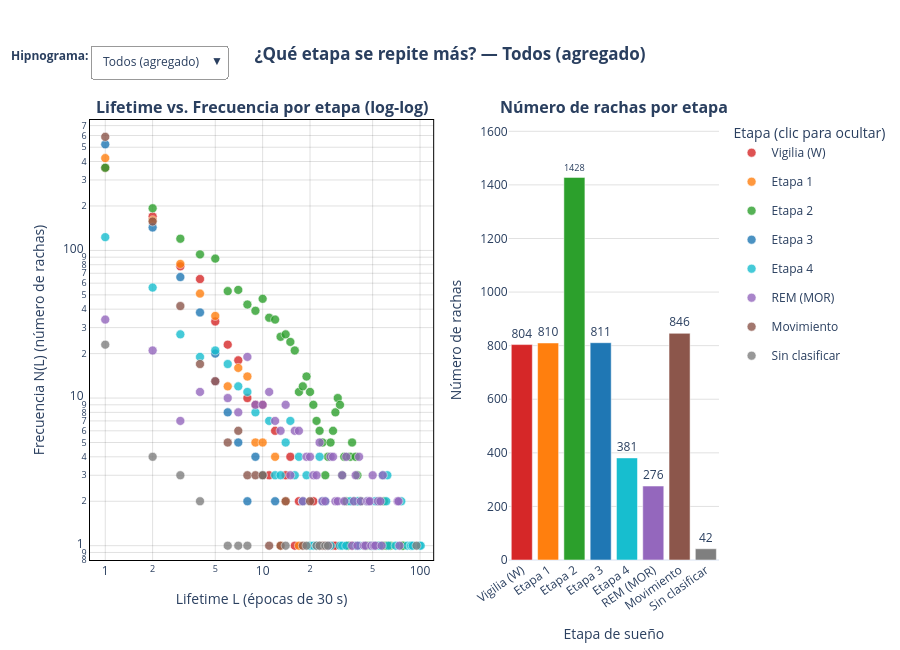

The notebook cell saved with this chart:
### Markdown cell above
| Métrica | Valor Promedio | Mínimo | Máximo | Desviación Estándar |
| --- | --- | --- | --- | --- |
| **Total de rachas por hipnograma** | 186.14 | 122.00 | 257.00 | 38.86 |
| **Lifetime máximo observado ($L_{\max}$)** | 67.10 épocas | 29.00 | 101.00 | 19.18 |
| **Promedio de duración por racha ($\mu_L$)** | 5.10 épocas (153 s) | 3.22 | 8.06 | 1.17 |
| **Mediana de duración por racha** | 1.90 épocas (57 s) | 1.00 | 2.00 | 0.31 |

### Code cell
ETAPAS = ['Vigilia (W)', 'Etapa 1', 'Etapa 2', 'Etapa 3', 'Etapa 4',
          'REM (MOR)', 'Movimiento', 'Sin clasificar']
COLORES = ['#d62728', '#ff7f0e', '#2ca02c', '#1f77b4', '#17becf',
           '#9467bd', '#8c564b', '#7f7f7f']
EPOCA_SEG = 30

def rachas_por_etapa(seq):
    """Devuelve {etapa: array de lifetimes} para cada racha consecutiva."""
    seq = np.asarray(seq).astype(int)
    cambios = np.diff(seq) != 0
    idx = np.concatenate(([0], np.where(cambios)[0] + 1, [len(seq)]))
    lifetimes = np.diff(idx)
    estados = seq[idx[:-1]]
    return {e: lifetimes[estados == e] for e in range(8)}

# --- Pre-cálculo por sujeto + agregado ---
sujetos = list(hipnogramas.keys())
datos = {s: rachas_por_etapa(hipnogramas[s]) for s in sujetos}
datos['Todos (agregado)'] = {e: np.concatenate([datos[s][e] for s in sujetos]) for e in range(8)}
claves = ['Todos (agregado)'] + sujetos

# --- Resumen numérico rápido ---
resumen = pd.DataFrame({
    'Etapa': ETAPAS,
    'N° rachas': [len(datos['Todos (agregado)'][e]) for e in range(8)],
    'Lifetime medio (épocas)': [datos['Todos (agregado)'][e].mean() if len(datos['Todos (agregado)'][e]) else np.nan for e in range(8)],
    'Lifetime máx (épocas)': [datos['Todos (agregado)'][e].max() if len(datos['Todos (agregado)'][e]) else np.nan for e in range(8)],
    'Tiempo total (min)': [datos['Todos (agregado)'][e].sum() * EPOCA_SEG / 60 for e in range(8)],
}).sort_values('N° rachas', ascending=False)
print(resumen.round(2).to_string(index=False))

# --- Rangos globales para poder comparar ---
x_max = max(l.max() for d in datos.values() for l in d.values() if len(l))
y_max = max(np.unique(l, return_counts=True)[1].max()
            for k in sujetos for l in datos[k].values() if len(l))
y_max_agg = max(np.unique(l, return_counts=True)[1].max()
                for l in datos['Todos (agregado)'].values() if len(l))
bar_max_agg = max(len(l) for l in datos['Todos (agregado)'].values())

fig = make_subplots(
    rows=1, cols=2, column_widths=[0.62, 0.38], horizontal_spacing=0.12,
    subplot_titles=('<b>Lifetime vs. Frecuencia por etapa (log-log)</b>',
                    '<b>Número de rachas por etapa</b>')
)

TRAZAS_POR_CLAVE = 9   # 8 scatters + 1 barra
buttons = []

for k_i, k in enumerate(claves):
    d = datos[k]
    visible = (k_i == 0)

    # 8 scatters (una por etapa) en log-log
    for e in range(8):
        lf = d[e]
        if len(lf):
            vals, cnts = np.unique(lf, return_counts=True)
        else:
            vals, cnts = np.array([]), np.array([])
        fig.add_trace(go.Scatter(
            x=vals, y=cnts, mode='markers', name=ETAPAS[e],
            legendgroup=ETAPAS[e], showlegend=True,
            marker=dict(size=9, color=COLORES[e], opacity=0.8,
                        line=dict(width=0.6, color='white')),
            customdata=np.column_stack([vals * EPOCA_SEG / 60]) if len(vals) else None,
            hovertemplate=(f"<b>{ETAPAS[e]}</b><br>"
                           "Lifetime L: %{x} épocas (%{customdata[0]:.1f} min)<br>"
                           "Frecuencia N(L): %{y} rachas<extra></extra>"),
            visible=visible
        ), row=1, col=1)

    # Barras: número de rachas por etapa
    n_rachas = [len(d[e]) for e in range(8)]
    medias = [d[e].mean() if len(d[e]) else 0 for e in range(8)]
    fig.add_trace(go.Bar(
        x=ETAPAS, y=n_rachas, marker_color=COLORES, showlegend=False,
        text=n_rachas, textposition='outside',
        customdata=medias,
        hovertemplate=("<b>%{x}</b><br>N° de rachas: %{y}<br>"
                       "Lifetime medio: %{customdata:.2f} épocas<extra></extra>"),
        visible=visible
    ), row=1, col=2)

    vis = [False] * (TRAZAS_POR_CLAVE * len(claves))
    for t in range(TRAZAS_POR_CLAVE):
        vis[TRAZAS_POR_CLAVE * k_i + t] = True

    es_agg = (k == 'Todos (agregado)')
    buttons.append(dict(
        label=k, method='update',
        args=[{'visible': vis},
              {'title.text': f"<b>¿Qué etapa se repite más? — {k}</b>",
               'yaxis.range': [np.log10(0.8), np.log10((y_max_agg if es_agg else y_max) * 1.3)],
               'yaxis2.range': [0, (bar_max_agg if es_agg else max(n_rachas) * 1.0 + 1) * 1.15]}]
    ))

fig.update_layout(
    template='plotly_white', height=650,
    title=dict(text=f"<b>¿Qué etapa se repite más? — {claves[0]}</b>", x=0.5),
    margin=dict(l=90, r=40, t=120, b=90),
    legend=dict(title='Etapa (clic para ocultar)', orientation='v'),
    updatemenus=[dict(type='dropdown', buttons=buttons, active=0,
                      x=0.0, y=1.17, xanchor='left', yanchor='top',
                      bgcolor='white', bordercolor='#999')],
    annotations=list(fig.layout.annotations) + [
        dict(text='<b>Hipnograma:</b>', x=0.0, y=1.17, xref='paper', yref='paper',
             xanchor='right', yanchor='top', showarrow=False)]
)

fig.update_xaxes(type='log', title_text='Lifetime L (épocas de 30 s)',
                 range=[np.log10(0.8), np.log10(x_max * 1.2)],
                 showgrid=True, gridcolor='rgba(0,0,0,0.12)',
                 showline=True, linecolor='black', mirror=True, row=1, col=1)
fig.update_yaxes(type='log', title_text='Frecuencia N(L) (número de rachas)',
                 range=[np.log10(0.8), np.log10(y_max_agg * 1.3)],
                 showgrid=True, gridcolor='rgba(0,0,0,0.12)',
                 showline=True, linecolor='black', mirror=True, row=1, col=1)
fig.update_xaxes(title_text='Etapa de sueño', tickangle=-35, row=1, col=2)
fig.update_yaxes(title_text='Número de rachas', range=[0, bar_max_agg * 1.15],
                 showgrid=True, gridcolor='rgba(0,0,0,0.12)', row=1, col=2)

fig.show()
